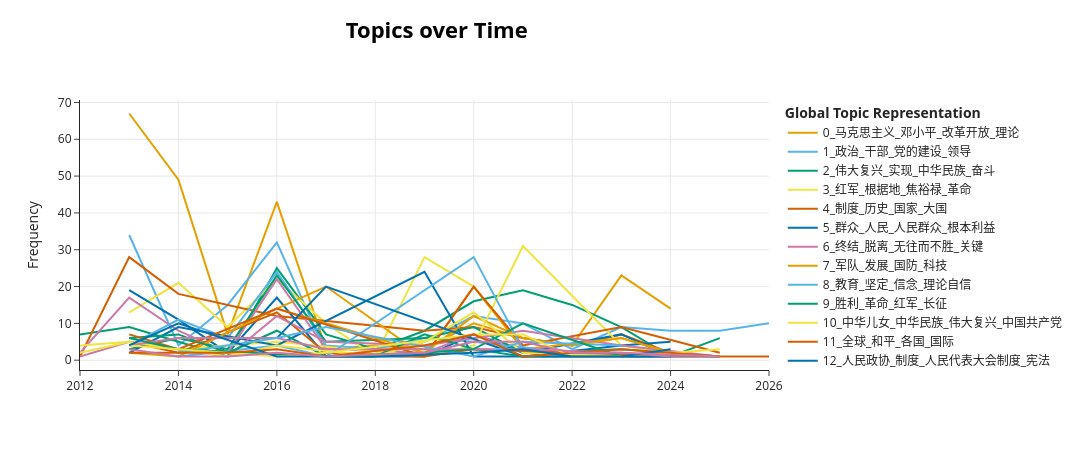

The code cell stored with this chart in its notebook:
### Code cell
topics_over_time=topic_model.topics_over_time(docs,timestamps,global_tuning=False, evolution_tuning=False) # global_tuning=False, evolution_tuning=False
topic_model.visualize_topics_over_time(topics_over_time)

### Figure 1 — Plotly figure (JSON) as saved in the notebook; plotly's stock layout.template omitted (floating-point values rounded to 4 significant figures)
{"data": [{"hoverinfo": "text", "hovertext": ["<b>Topic 0</b><br>Words: 历史, 改革开放, 时期, 毛泽东, 毛泽东思想", "<b>Topic 0</b><br>Words: 邓小平, 实事求是, 问题, 改革开放, 发展", "<b>Topic 0</b><br>Words: 策略, 实事求是, 转折, 解放思想, 节录", "<b>Topic 0</b><br>Words: 马克思主义, 真理, 之上, 理论, 当代", "<b>Topic 0</b><br>Words: 永无止境, 特别, 迟疑, 含糊, 头脑", "<b>Topic 0</b><br>Words: 了解, 马克思主义, 传播, 研究, 当代", "<b>Topic 0</b><br>Words: 瑞金, 中华苏维埃共和国, 民主专政, 恩格斯, 基础", "<b>Topic 0</b><br>Words: 决策, 一九七八年, 大变局, 三十年, 十一届三中全会", "<b>Topic 0</b><br>Words: 马克思主义, 相结合, 中国化, 基本原理, 马克思列宁主义", "<b>Topic 0</b><br>Words: 矛盾, 马克思列宁主义, 第二个, 运动, 出路", "<b>Topic 0</b><br>Words: 马克思主义, 毛泽东, 中国化, 实践, 时代化", "<b>Topic 0</b><br>Words: 自我革命, 邓小平理论, 毛泽东思想, 理论, 实践"], "marker": {"color": "#E69F00"}, "mode": "lines", "name": "0_马克思主义_邓小平_改革开放_理论", "x": [2013, 2014, 2015, 2016, 2017, 2018, 2019, 2020, 2021, 2022, 2023, 2024], "y": [67, 49, 7, 43, 3, 4, 3, 10, 6, 4, 23, 14], "type": "scatter"}, {"hoverinfo": "text", "hovertext": ["<b>Topic 1</b><br>Words: 务必, 两个, 作风, 管党, 实事求是", "<b>Topic 1</b><br>Words: 正确对待, 党的领导, 严于律己, 改正, 过分", "<b>Topic 1</b><br>Words: 党员, 干部, 看齐, 以民为, 经常", "<b>Topic 1</b><br>Words: 党内, 政治, 干部, 做到, 意识", "<b>Topic 1</b><br>Words: 全军, 意识, 大力加强, 听从, 坚决贯彻", "<b>Topic 1</b><br>Words: 摆在首位, 统领, 旗帜鲜明, 成效, 十九", "<b>Topic 1</b><br>Words: 委员, 政协, 顽疾, 守纪律, 公私", "<b>Topic 1</b><br>Words: 越来越, 经常, 违法, 自然, 看看", "<b>Topic 1</b><br>Words: 政治, 执政, 集中统一, 权威, 党中央", "<b>Topic 1</b><br>Words: 主席, 新华社, 群众组织, 出版, 直面", "<b>Topic 1</b><br>Words: 党的建设, 腐败, 担当, 干事, 惩治腐败", "<b>Topic 1</b><br>Words: 自我革命, 把握, 实践, 能力, 统一", "<b>Topic 1</b><br>Words: 政绩, 考核, 接见, 重要讲话, 规划", "<b>Topic 1</b><br>Words: 政绩观, 整改, 问题, 认认真真, 扎扎实实"], "marker": {"color": "#56B4E9"}, "mode": "lines", "name": "1_政治_干部_党的建设_领导", "x": [2013, 2014, 2015, 2016, 2017, 2018, 2019, 2020, 2021, 2022, 2023, 2024, 2025, 2026], "y": [34, 4, 15, 32, 2, 1, 5, 12, 10, 3, 9, 8, 8, 10], "type": "scatter"}, {"hoverinfo": "text", "hovertext": ["<b>Topic 2</b><br>Words: 梦想, 伟大复兴, 中华民族, 实现, 一代", "<b>Topic 2</b><br>Words: 梦想, 实现, 伟大复兴, 辉煌, 中华民族", "<b>Topic 2</b><br>Words: 一步步, 风范, 激励, 崇高, 一天天", "<b>Topic 2</b><br>Words: 老区, 珍惜, 光荣传统, 继承, 不懈", "<b>Topic 2</b><br>Words: 长征, 实现, 伟大复兴, 优秀, 成就", "<b>Topic 2</b><br>Words: 不懈, 人民军队, 实现, 起点, 一流", "<b>Topic 2</b><br>Words: 靠着, 楷模, 才能救, 政治觉悟, 千千万万", "<b>Topic 2</b><br>Words: 美好, 各族人民, 不忘, 巩固, 无限", "<b>Topic 2</b><br>Words: 伟大复兴, 中华民族, 实现, 特色社会主义道路, 阶段", "<b>Topic 2</b><br>Words: 伟大复兴, 中华民族, 实现, 不负, 从那时起", "<b>Topic 2</b><br>Words: 实现, 伟大复兴, 伟大梦想, 伟大工程, 攻克", "<b>Topic 2</b><br>Words: 强国, 复兴, 统一, 民心所向, 中国式", "<b>Topic 2</b><br>Words: 路径, 完全, 祖国, 统一, 正确", "<b>Topic 2</b><br>Words: 团结奋斗, 伟业, 必由之路, 国之能, 年轻人"], "marker": {"color": "#009E73"}, "mode": "lines", "name": "2_伟大复兴_实现_中华民族_奋斗", "x": [2012, 2013, 2014, 2015, 2016, 2017, 2018, 2019, 2020, 2021, 2022, 2023, 2024, 2025], "y": [7, 9, 5, 1, 25, 7, 3, 8, 16, 19, 15, 9, 1, 6], "type": "scatter"}, {"hoverinfo": "text", "hovertext": ["<b>Topic 3</b><br>Words: 龚全珍, 西柏坡, 甘祖昌, 革命圣地, 很深", "<b>Topic 3</b><br>Words: 焦裕禄, 红四军, 一直, 泡桐树, 电影", "<b>Topic 3</b><br>Words: 常常, 延安, 遵义会议, 抗日, 根据地", "<b>Topic 3</b><br>Words: 红军, 根据地, 途中, 长征, 宁夏", "<b>Topic 3</b><br>Words: 最后, 老一辈, 黄继光, 军粮, 二十七日", "<b>Topic 3</b><br>Words: 冻死, 军需, 处长, 问问, 穿着", "<b>Topic 3</b><br>Words: 苏区, 陕甘, 红军, 根据地, 烈士", "<b>Topic 3</b><br>Words: 毛主席, 医生, 湖南, 抗日, 夏明翰", "<b>Topic 3</b><br>Words: 意义, 挟兵, 自重, 公然, 武昌"], "marker": {"color": "#F0E442"}, "mode": "lines", "name": "3_红军_根据地_焦裕禄_革命", "x": [2013, 2014, 2015, 2016, 2017, 2018, 2019, 2020, 2021], "y": [13, 21, 9, 22, 10, 1, 28, 20, 3], "type": "scatter"}, {"hoverinfo": "text", "hovertext": ["<b>Topic 4</b><br>Words: 给人以, 展览, 宣示, 昨天, 回顾", "<b>Topic 4</b><br>Words: 历史, 大国, 包含, 东方, 落后", "<b>Topic 4</b><br>Words: 政治, 奠基, 古田会议, 民族, 起到", "<b>Topic 4</b><br>Words: 出新, 蓬勃生机, 历史, 成功, 摆脱", "<b>Topic 4</b><br>Words: 人民政协, 七十年, 一系列, 以下, 几个", "<b>Topic 4</b><br>Words: 国民经济, 五年计划, 工业体系, 失去, 规划", "<b>Topic 4</b><br>Words: 辛亥革命, 中华民族, 社会变革, 实现, 帝国主义", "<b>Topic 4</b><br>Words: 百年, 缠身, 这么久, 疾病, 大党会", "<b>Topic 4</b><br>Words: 经验, 国防力量, 主权, 制度, 建设", "<b>Topic 4</b><br>Words: 两种制度, 现状, 长远利益, 充分考虑, 着眼于", "<b>Topic 4</b><br>Words: 专项规划, 四中全会, 十五, 编制, 二十", "<b>Topic 4</b><br>Words: 关乎, 执政为民, 立党为公, 政绩观, 问题"], "marker": {"color": "#D55E00"}, "mode": "lines", "name": "4_制度_历史_国家_大国", "x": [2012, 2013, 2014, 2016, 2019, 2020, 2021, 2022, 2023, 2024, 2025, 2026], "y": [1, 28, 18, 12, 8, 9, 6, 4, 7, 2, 1, 1], "type": "scatter"}, {"hoverinfo": "text", "hovertext": ["<b>Topic 5</b><br>Words: 人民, 坚持群众路线, 群众, 根本利益, 得到", "<b>Topic 5</b><br>Words: 群众, 邓小平, 来办, 从不, 东西", "<b>Topic 5</b><br>Words: 周身, 俗话说, 不顺, 一脉, 党同", "<b>Topic 5</b><br>Words: 青年, 人民, 是因为, 人民群众, 群众", "<b>Topic 5</b><br>Words: 放在心上, 人民, , , ", "<b>Topic 5</b><br>Words: 被装, 暖和, 显现出, 无形, 觉悟", "<b>Topic 5</b><br>Words: 来之不易, 红色政权, 特色, , ", "<b>Topic 5</b><br>Words: 历史潮流, 官僚主义, 形式主义, 群众, 依靠人民", "<b>Topic 5</b><br>Words: 走得通, 人民, 急难, 适应, 站稳", "<b>Topic 5</b><br>Words: 人民, 群众, 源泉, 人民群众, 党自", "<b>Topic 5</b><br>Words: 周围, 政治文明, 显著, 紧密, 团结奋斗", "<b>Topic 5</b><br>Words: 投入, 全身心, 精力, 心思, 无愧于"], "marker": {"color": "#0072B2"}, "mode": "lines", "name": "5_群众_人民_人民群众_根本利益", "x": [2013, 2014, 2015, 2016, 2017, 2018, 2019, 2020, 2021, 2023, 2024, 2025], "y": [19, 11, 2, 17, 1, 1, 1, 7, 2, 7, 1, 1], "type": "scatter"}, {"hoverinfo": "text", "hovertext": ["<b>Topic 6</b><br>Words: 道路, 民族, 国家, 特色, ", "<b>Topic 6</b><br>Words: 高明, 其史, 感觉, 失者, 政之所", "<b>Topic 6</b><br>Words: 魂魄, 刚强, 鬼雄, 自省, 无穷的", "<b>Topic 6</b><br>Words: 鲜克有终, 道理, , , ", "<b>Topic 6</b><br>Words: 终结, 一事无成, 夺赤, 不正, 九江", "<b>Topic 6</b><br>Words: 民力, 无敌于天下, 所聚, 所归, 忘危", "<b>Topic 6</b><br>Words: 来时, 多远, 走得, 感触, 会址", "<b>Topic 6</b><br>Words: 方能, 惰者, 往事, 近邻, 众善", "<b>Topic 6</b><br>Words: 易得, 兴替, 难守, 以史为鉴, 关键", "<b>Topic 6</b><br>Words: 行百里者半九十, , , , ", "<b>Topic 6</b><br>Words: 会议, 经济, , , "], "marker": {"color": "#CC79A7"}, "mode": "lines", "name": "6_终结_脱离_无往而不胜_关键", "x": [2012, 2013, 2014, 2015, 2016, 2017, 2019, 2020, 2021, 2022, 2025], "y": [2, 17, 8, 2, 22, 3, 2, 7, 3, 1, 1], "type": "scatter"}, {"hoverinfo": "text", "hovertext": ["<b>Topic 7</b><br>Words: 经济, 发展, 国防, 军队, 建设", "<b>Topic 7</b><br>Words: 军队, 军事, 国防, 强军, 治军", "<b>Topic 7</b><br>Words: 人民武装警察部队, 要永葆, 中国人民解放军, 本色, 国家主权", "<b>Topic 7</b><br>Words: 产业, 创新, 治理, 城市, 科技", "<b>Topic 7</b><br>Words: 强军, 文明, 新形态, 军队, 物质文明", "<b>Topic 7</b><br>Words: 科技, 体制, 生产资料, 主体, 市场", "<b>Topic 7</b><br>Words: 十二大, 法规, 文化遗产, 保护, 机制"], "marker": {"color": "#E69F00"}, "mode": "lines", "name": "7_军队_发展_国防_科技", "x": [2016, 2017, 2019, 2020, 2021, 2023, 2024], "y": [14, 20, 1, 20, 3, 6, 2], "type": "scatter"}, {"hoverinfo": "text", "hovertext": ["<b>Topic 8</b><br>Words: 来源于, 道路自信, 制度自信, 理论自信, 发扬光大", "<b>Topic 8</b><br>Words: 榜样, 焦裕禄, 学习, 思想品德, 远大理想", "<b>Topic 8</b><br>Words: 教育, 党性, 讲讲, 模范, 内容", "<b>Topic 8</b><br>Words: 坚定, 信念, 教育, 文化自信, 理想", "<b>Topic 8</b><br>Words: 崇高理想, 信念, 崇高, 人民军队, 奋不顾身", "<b>Topic 8</b><br>Words: 雷锋, 雷锋精神, 学生, 逻辑, 所惑", "<b>Topic 8</b><br>Words: 坚定, 道路自信, 文化自信, 理论自信, 制度自信", "<b>Topic 8</b><br>Words: 教育, 深入开展, 延安精神, 中国史, 引导", "<b>Topic 8</b><br>Words: 自信, 改旗易帜, 老路, 邪路, 兴邦", "<b>Topic 8</b><br>Words: 笃信, 立身, 指出, 共产党人, 理想信念"], "marker": {"color": "#56B4E9"}, "mode": "lines", "name": "8_教育_坚定_信念_理论自信", "x": [2013, 2014, 2015, 2016, 2017, 2018, 2019, 2020, 2022, 2025], "y": [4, 11, 6, 24, 4, 3, 6, 5, 2, 1], "type": "scatter"}, {"hoverinfo": "text", "hovertext": ["<b>Topic 9</b><br>Words: 创造性地, 一支, 一系列, 大多数, 同盟军", "<b>Topic 9</b><br>Words: 地方, 先后, 战略, 建党, 人民军队", "<b>Topic 9</b><br>Words: 延安, 干群关系, 演讲, 张思德, 生与死", "<b>Topic 9</b><br>Words: 胜利, 长征, 红军, 中国共产党, 有人", "<b>Topic 9</b><br>Words: 无法, 时期, 解放战争, 战争, 调整", "<b>Topic 9</b><br>Words: 中共中央, 重生, 逃避, 退缩, 糖衣炮弹", "<b>Topic 9</b><br>Words: 胜利, 生死考验, 民族解放, 人民战争, 斗争", "<b>Topic 9</b><br>Words: 挽救, 红军, 分歧, 整风运动, 地位", "<b>Topic 9</b><br>Words: 人民军队, 系统, 八项注意, 敌军, 三大纪律", "<b>Topic 9</b><br>Words: 史观, 抗战, 二战, 正确, 众志成城"], "marker": {"color": "#009E73"}, "mode": "lines", "name": "9_胜利_革命_红军_长征", "x": [2013, 2014, 2015, 2016, 2017, 2019, 2020, 2021, 2023, 2025], "y": [3, 6, 3, 23, 5, 6, 9, 2, 3, 1], "type": "scatter"}, {"hoverinfo": "text", "hovertext": ["<b>Topic 10</b><br>Words: 中华儿女, 长风破浪, 人间正道, 承前启后, 可谓", "<b>Topic 10</b><br>Words: 多难兴邦, 殷忧启圣, 业已, 奔腾, 有志气", "<b>Topic 10</b><br>Words: 中华儿女, 心愿, 千百万, 一大批, 夙愿", "<b>Topic 10</b><br>Words: 理想, 奋斗, 打拼, 双方, 保持", "<b>Topic 10</b><br>Words: 喜悦, 衷心祝福, 祖国, 自豪, 感到", "<b>Topic 10</b><br>Words: 纽带, 伟大复兴, 彼岸, 近百年来, 同心同德", "<b>Topic 10</b><br>Words: 伟大复兴, 中华民族, 中华儿女, 孙中山, 伟大成就", "<b>Topic 10</b><br>Words: 共襄盛举, 未竟事业, 和衷共济, 庄严, 责任", "<b>Topic 10</b><br>Words: 老一辈, 未竟, 心愿, 历史潮流, 夙愿", "<b>Topic 10</b><br>Words: 自立自强, 不畏强暴, 民族, 伟大, 中华民族"], "marker": {"color": "#F0E442"}, "mode": "lines", "name": "10_中华儿女_中华民族_伟大复兴_中国共产党", "x": [2012, 2013, 2014, 2016, 2019, 2020, 2021, 2023, 2024, 2025], "y": [4, 5, 3, 5, 1, 4, 31, 4, 2, 1], "type": "scatter"}, {"hoverinfo": "text", "hovertext": ["<b>Topic 11</b><br>Words: 多样性, 和平, 各国, 发展道路, 经济", "<b>Topic 11</b><br>Words: 谦逊, 平易近人, 随和, 第三世界, 共事", "<b>Topic 11</b><br>Words: 各国, 国际, 全球, 和平, 合作", "<b>Topic 11</b><br>Words: 国际, 贡献力量, 积极, 义务, 军队", "<b>Topic 11</b><br>Words: 共建, 互利, 发展道路, 共同体, 各国", "<b>Topic 11</b><br>Words: 辐射, 更好, 合作, 全球, 供给", "<b>Topic 11</b><br>Words: 和平, 共赢, 人类, 贡献者, 全人类", "<b>Topic 11</b><br>Words: 全球, 倡议, 开放, 共建, 国际", "<b>Topic 11</b><br>Words: 一边, 对话, 人类, 对抗, 和平"], "marker": {"color": "#D55E00"}, "mode": "lines", "name": "11_全球_和平_各国_国际", "x": [2013, 2014, 2016, 2017, 2019, 2020, 2021, 2023, 2025], "y": [5, 2, 13, 2, 1, 20, 4, 9, 2], "type": "scatter"}, {"hoverinfo": "text", "hovertext": ["<b>Topic 12</b><br>Words: 裁决, 评判者, 处理, 最终, 主张", "<b>Topic 12</b><br>Words: 人民代表大会制度, 人民代表大会, 全国人民代表大会, 六十年, 实行", "<b>Topic 12</b><br>Words: 宪法, 法律, 政党, 一贯主张, 超越", "<b>Topic 12</b><br>Words: 人民政协, 中国人民政治协商会议, 协商, 民主, 多党合作", "<b>Topic 12</b><br>Words: 周围, 各党派, 各阶层, 万众一心, 紧密团结", "<b>Topic 12</b><br>Words: 显著标志, 区别, 自我革命, 勇于, 政党", "<b>Topic 12</b><br>Words: 主人, 加上, 事务, 二字, 管理", "<b>Topic 12</b><br>Words: 人大, 全国人民代表大会, 会议, 制度, 年前"], "marker": {"color": "#0072B2"}, "mode": "lines", "name": "12_人民政协_制度_人民代表大会制度_宪法", "x": [2013, 2014, 2016, 2019, 2020, 2021, 2023, 2024], "y": [2, 9, 4, 24, 1, 1, 4, 5], "type": "scatter"}, {"hoverinfo": "text", "hovertext": ["<b>Topic 13</b><br>Words: 之重, 之大, 罕见, 苦难, 付出", "<b>Topic 13</b><br>Words: 一天, 革命志士, 中国新民主主义革命, 责任重大, 神圣", "<b>Topic 13</b><br>Words: 有限, 精神财富, 亲民, 定格, 爱民", "<b>Topic 13</b><br>Words: 老区, 牺牲, 贡献, 领导, 革命", "<b>Topic 13</b><br>Words: 英雄, 壮举, 十五年, 中华民族, 民族", "<b>Topic 13</b><br>Words: 九十年, 老区, 功勋, 牺牲, 人民军队", "<b>Topic 13</b><br>Words: 英雄, 虚无主义, 学生, 崇尚, 引导", "<b>Topic 13</b><br>Words: 洪流, 挺立, 排山倒海, 天安门, 复兴路", "<b>Topic 13</b><br>Words: 辛亥革命, 孙中山, 先驱, 彪炳千秋, 名垂青史", "<b>Topic 13</b><br>Words: 后人, 生涯, 光耀, 献给, 永志", "<b>Topic 13</b><br>Words: 贺信, 肝胆相照, 海报, 为公, 致力"], "marker": {"color": "#CC79A7"}, "mode": "lines", "name": "13_英雄_中华民族_历史_民族", "x": [2012, 2013, 2014, 2015, 2016, 2017, 2019, 2020, 2021, 2023, 2025], "y": [1, 5, 3, 1, 12, 5, 4, 6, 8, 4, 1], "type": "scatter"}, {"hoverinfo": "text", "hovertext": ["<b>Topic 14</b><br>Words: 危险, 考验, 更好, 弊端, 消极", "<b>Topic 14</b><br>Words: 有利于, 是非得失, 综合国力, 判断, 标准", "<b>Topic 14</b><br>Words: 布局, 五位一体, 全局, 协调, 总体布局", "<b>Topic 14</b><br>Words: 人民政协, 奋斗目标, 重点, 紧紧围绕, 补短", "<b>Topic 14</b><br>Words: 危害, 风险, 挑战, 生态环境, 敢为人先", "<b>Topic 14</b><br>Words: 战略, 挑战, 历史性, 总体布局, 五位一体", "<b>Topic 14</b><br>Words: 伟大斗争, 斗争, 自觉, 矛盾, 阻力", "<b>Topic 14</b><br>Words: 持续, 一系列, 发力, 发展, 历史性", "<b>Topic 14</b><br>Words: 一部分, 相符合, 一手, 制度, 稳定"], "marker": {"color": "#E69F00"}, "mode": "lines", "name": "14_发展_风险_挑战_战略", "x": [2013, 2014, 2016, 2019, 2020, 2021, 2022, 2023, 2024], "y": [2, 1, 14, 2, 12, 6, 4, 6, 2], "type": "scatter"}, {"hoverinfo": "text", "hovertext": ["<b>Topic 15</b><br>Words: 要饭, 荒漠化, 苦日子, 绿洲, 世代", "<b>Topic 15</b><br>Words: 夺取, 建成, 小康社会, 现阶段, 新进展", "<b>Topic 15</b><br>Words: 生机, 立于不败之地, 获得, 活力, 进步", "<b>Topic 15</b><br>Words: 深圳, 经济特区, 现代化, 开放, 改革", "<b>Topic 15</b><br>Words: 第二个百年, 奋斗目标, 意气风发, 建成, 迈进", "<b>Topic 15</b><br>Words: 短期, 伴随, 第二个百年, 全过程, 长期"], "marker": {"color": "#56B4E9"}, "mode": "lines", "name": "15_建成_现代化_深圳_经济特区", "x": [2014, 2016, 2017, 2020, 2021, 2022], "y": [1, 4, 1, 28, 3, 1], "type": "scatter"}, {"hoverinfo": "text", "hovertext": ["<b>Topic 16</b><br>Words: 沂蒙, 来到, 可歌可泣, 重温, 西柏坡", "<b>Topic 16</b><br>Words: 古田会议, 老区, 出发, 五老, 以利于", "<b>Topic 16</b><br>Words: 发掘, 相关, 抗联, 能量, 七十", "<b>Topic 16</b><br>Words: 红色, 回想, 基因, 光荣传统, 革命先烈", "<b>Topic 16</b><br>Words: 值得, 鲜血, 辉煌, 人民军队, 历史", "<b>Topic 16</b><br>Words: 多向, 热爱祖国, 传下去, 热爱人民, 一代代", "<b>Topic 16</b><br>Words: 考察, 先辈, 革命老区, 革命烈士, 革命先烈", "<b>Topic 16</b><br>Words: 传统, 光荣, 依旧, 感人肺腑, 动人", "<b>Topic 16</b><br>Words: 赓续, 发扬光大, 血脉, 光荣传统, 继承", "<b>Topic 16</b><br>Words: 纪念, 推向, 开创, 前进, 事业", "<b>Topic 16</b><br>Words: 常青, 之树, 正道, 老祖宗, 守正"], "marker": {"color": "#009E73"}, "mode": "lines", "name": "16_红色_沂蒙_光荣_革命", "x": [2013, 2014, 2015, 2016, 2017, 2018, 2019, 2020, 2021, 2023, 2024], "y": [6, 7, 2, 8, 1, 1, 7, 3, 1, 1, 1], "type": "scatter"}, {"hoverinfo": "text", "hovertext": ["<b>Topic 17</b><br>Words: 全党同志, 牢记, 挨打, 回首, 审视", "<b>Topic 17</b><br>Words: 国史, 知史, 党史, 一次, 爱党", "<b>Topic 17</b><br>Words: 优良作风, 研究, 发扬, 根据地, 更好", "<b>Topic 17</b><br>Words: 引导, 心扉, 浸入, 宝贵财富, 新风", "<b>Topic 17</b><br>Words: 重视, 政治觉悟, 历来, 党员, 提高", "<b>Topic 17</b><br>Words: 看得远, 红色资源, 永葆, 初心, 中国史", "<b>Topic 17</b><br>Words: 使命, 广大党员, 干部, 初心, 教育引导", "<b>Topic 17</b><br>Words: 动员大会, 党史, 学习, 教育, ", "<b>Topic 17</b><br>Words: 劲头, 开动脑筋, 勤于思考, 真知灼见, 真理", "<b>Topic 17</b><br>Words: 纪念活动, 激发, 典礼, 省察, 认真总结"], "marker": {"color": "#F0E442"}, "mode": "lines", "name": "17_广大党员_干部_使命_党史", "x": [2012, 2013, 2015, 2016, 2018, 2019, 2020, 2021, 2023, 2025], "y": [2, 5, 1, 4, 1, 5, 13, 2, 1, 3], "type": "scatter"}, {"hoverinfo": "text", "hovertext": ["<b>Topic 18</b><br>Words: 道路, 建设, 拓展, 特色社会主义道路, 这条", "<b>Topic 18</b><br>Words: 决不能, 丢失, 想着, 伟大旗帜, 建设", "<b>Topic 18</b><br>Words: 特色社会主义道路, 必由之路, 正确, 理论体系, 永不", "<b>Topic 18</b><br>Words: 贯彻执行, 满足, 方略, 党的基本, 向往", "<b>Topic 18</b><br>Words: 特色社会主义道路, 理解, 扎根, 完全正确, 安宁", "<b>Topic 18</b><br>Words: 特色社会主义道路, 阻碍, 特色, 大踏步, 赶上", "<b>Topic 18</b><br>Words: 踔厉奋发, 勇毅, 三个代表, 发展观, 团结奋斗"], "marker": {"color": "#D55E00"}, "mode": "lines", "name": "18_特色社会主义道路_特色_理论体系_必由之路", "x": [2013, 2014, 2016, 2019, 2020, 2022, 2025], "y": [7, 3, 14, 1, 3, 2, 1], "type": "scatter"}, {"hoverinfo": "text", "hovertext": ["<b>Topic 19</b><br>Words: 军队, 新形势下, 新一代, 品德, 军事", "<b>Topic 19</b><br>Words: 人民军队, 打仗, 强军, 重塑, 军事", "<b>Topic 19</b><br>Words: 颠扑不破, 血与火, 得出, 指挥, 真理", "<b>Topic 19</b><br>Words: 专业化, 干净, 干部队伍, 高素质, 忠诚", "<b>Topic 19</b><br>Words: 教训, 汲取, 历史, , "], "marker": {"color": "#0072B2"}, "mode": "lines", "name": "19_人民军队_强军_军事_打仗", "x": [2016, 2017, 2021, 2023, 2024], "y": [6, 20, 1, 1, 1], "type": "scatter"}, {"hoverinfo": "text", "hovertext": ["<b>Topic 20</b><br>Words: 发展利益, 意志, 强加于, 伸张正义, 安全", "<b>Topic 20</b><br>Words: 恩怨, 个人, 国权, 待人处事, 国格", "<b>Topic 20</b><br>Words: 武力, 炫耀, 一律平等, 大小, 主观臆断", "<b>Topic 20</b><br>Words: 领土, 手段, 主权, 捍卫, 多种多样", "<b>Topic 20</b><br>Words: 抹杀, 和平, 肆意, 打着, 霸凌", "<b>Topic 20</b><br>Words: 低估, 领土完整, 决心, 捍卫, 国家主权", "<b>Topic 20</b><br>Words: 足够, 基本准则, 是非曲直, 国际, 防止", "<b>Topic 20</b><br>Words: 台湾, 用非, 放弃, 解决, 图谋"], "marker": {"color": "#CC79A7"}, "mode": "lines", "name": "20_意志_主权_武力_霸权主义", "x": [2013, 2014, 2016, 2017, 2020, 2021, 2023, 2024], "y": [4, 6, 6, 3, 3, 3, 2, 1], "type": "scatter"}, {"hoverinfo": "text", "hovertext": ["<b>Topic 21</b><br>Words: 经济特区, 改革开放, 深圳, 出口, 广东"], "marker": {"color": "#E69F00"}, "mode": "lines", "name": "21_经济特区_改革开放_深圳_出口", "x": [2020], "y": [28], "type": "scatter"}, {"hoverinfo": "text", "hovertext": ["<b>Topic 22</b><br>Words: 由弱到强, 由小到大, 儿子, 写道, 走向胜利", "<b>Topic 22</b><br>Words: 道路, 胜利, 靠山, 翻身, 军强", "<b>Topic 22</b><br>Words: 走向胜利, 人民军队, 胜利, 力量, 伟大", "<b>Topic 22</b><br>Words: 城市, 人民, , , ", "<b>Topic 22</b><br>Words: 江山, 打江山, 国安, 军强, 敢于胜利", "<b>Topic 22</b><br>Words: 战无不胜, 缔造, 人民, 毛泽东, 当家作主"], "marker": {"color": "#56B4E9"}, "mode": "lines", "name": "22_走向胜利_力量_胜利_人民军队", "x": [2014, 2016, 2017, 2020, 2021, 2023], "y": [2, 6, 9, 1, 5, 4], "type": "scatter"}, {"hoverinfo": "text", "hovertext": ["<b>Topic 23</b><br>Words: 营养, 革命领袖, 历史, 十二, 几天", "<b>Topic 23</b><br>Words: 世界性, 邓小平, 贡献, 吸取, 营养", "<b>Topic 23</b><br>Words: 不胜, 纪律性, 革命, 历史, ", "<b>Topic 23</b><br>Words: 伟大, 中国共产党, 人民, , ", "<b>Topic 23</b><br>Words: 奇迹, 发展史, 明年, 人民, 中国共产党", "<b>Topic 23</b><br>Words: 伟大光荣, 光荣, 中国共产党, 多万, 英雄", "<b>Topic 23</b><br>Words: 动力, 人民, 历史, , "], "marker": {"color": "#009E73"}, "mode": "lines", "name": "23_营养_伟大光荣_历史_中国共产党", "x": [2013, 2014, 2017, 2019, 2020, 2021, 2023], "y": [6, 3, 1, 2, 3, 10, 1], "type": "scatter"}, {"hoverinfo": "text", "hovertext": ["<b>Topic 24</b><br>Words: 陷入, 鸦片战争, 病疠, 坚船利炮, 丧权辱国", "<b>Topic 24</b><br>Words: 依然, 之中, 半封建社会, 横行, 政治势力", "<b>Topic 24</b><br>Words: 生灵涂炭, 逐渐, 山河破碎, 封建统治, 西方", "<b>Topic 24</b><br>Words: 侵略扩张, 深渊, 饥寒交迫, 民不聊生, 珍爱", "<b>Topic 24</b><br>Words: 侵略, 军国主义, 日本, 掠夺, 腐朽", "<b>Topic 24</b><br>Words: 称王称霸, 劫难, 血液, 蒙难, 蒙辱", "<b>Topic 24</b><br>Words: 频仍, 民不聊生, 战乱, 山河破碎, 境地", "<b>Topic 24</b><br>Words: 文明, 出生, 蒙难, 蒙辱, 劫难"], "marker": {"color": "#F0E442"}, "mode": "lines", "name": "24_侵略_半封建社会_鸦片战争_苦难", "x": [2013, 2014, 2016, 2017, 2020, 2021, 2022, 2023], "y": [4, 3, 1, 2, 7, 7, 1, 1], "type": "scatter"}, {"hoverinfo": "text", "hovertext": ["<b>Topic 25</b><br>Words: 中华人民共和国, 缔造者, 伟大领袖, 一百二十, 立国", "<b>Topic 25</b><br>Words: 轻视, 开国元勋, 中华人民共和国, 解放事业, 卓越", "<b>Topic 25</b><br>Words: 巨大贡献, 决战, 镌刻, 丰碑, 抗美援朝战争", "<b>Topic 25</b><br>Words: 八十周年, 纪念, 五周年, 九十, 中国工农红军", "<b>Topic 25</b><br>Words: 九十, 建军, 中国人民解放军, , ", "<b>Topic 25</b><br>Words: 中华人民共和国, 七十, 七十年, 庄严宣告, 隆重集会", "<b>Topic 25</b><br>Words: 抗日战争, 伟大胜利, 胜利, 人民, 并肩战斗", "<b>Topic 25</b><br>Words: 热烈祝贺, 节日, 共产党员, 党中央, ", "<b>Topic 25</b><br>Words: 中华人民共和国, 欢聚一堂, 招待会, 缔造者, 伟大领袖", "<b>Topic 25</b><br>Words: 世界反法西斯战争, 人民日报, 纪念, 抗日战争, 胜利"], "marker": {"color": "#D55E00"}, "mode": "lines", "name": "25_中华人民共和国_纪念_抗日战争_隆重集会", "x": [2013, 2014, 2015, 2016, 2017, 2019, 2020, 2021, 2023, 2025], "y": [2, 2, 2, 3, 1, 4, 7, 1, 3, 1], "type": "scatter"}, {"hoverinfo": "text", "hovertext": ["<b>Topic 26</b><br>Words: 马克思列宁主义, 套用, 一度, 俄国, 原理", "<b>Topic 26</b><br>Words: 邓小平, 文化大革命, 整顿, 一九七五年, 大刀阔斧", "<b>Topic 26</b><br>Words: 五四运动, 一九二, 一年, 内忧外患, 深重", "<b>Topic 26</b><br>Words: 二百, 一百七十, 马克思, 今年, 诞生", "<b>Topic 26</b><br>Words: 血路, 给些, 杀出, 明确指出, 特区", "<b>Topic 26</b><br>Words: 应运而生, 觉醒, 马克思列宁主义, 紧密结合, 工人运动", "<b>Topic 26</b><br>Words: 剧烈运动, 应运而生, 一年, 激烈, 一九二", "<b>Topic 26</b><br>Words: 座谈会, 纪念, 毛泽东, , ", "<b>Topic 26</b><br>Words: 东西, 每年, 邓小平, 原来, 一天"], "marker": {"color": "#0072B2"}, "mode": "lines", "name": "26_马克思列宁主义_工人运动_座谈会_邓小平", "x": [2013, 2014, 2016, 2018, 2020, 2021, 2022, 2023, 2024], "y": [4, 10, 1, 1, 2, 3, 1, 1, 3], "type": "scatter"}, {"hoverinfo": "text", "hovertext": ["<b>Topic 27</b><br>Words: 信心, 应该, 人民解放战争, 实际上, 之势", "<b>Topic 27</b><br>Words: 当家作主, 工农, 亿万, 唤起, 千百万", "<b>Topic 27</b><br>Words: 举起, 极端, 壮歌, 九一八事变, 东北", "<b>Topic 27</b><br>Words: 贡献, 承诺, 早就, 打败, 庄严", "<b>Topic 27</b><br>Words: 封建主义, 官僚资本主义, 不屈不挠, 三座大山, 推翻", "<b>Topic 27</b><br>Words: 渣滓洞, 关押, 折磨, 红岩, 白公馆", "<b>Topic 27</b><br>Words: 七十五年, 战胜, 企图, 打败, 绝不", "<b>Topic 27</b><br>Words: 庄严宣告, 推翻, 英勇, 武装, 顽强", "<b>Topic 27</b><br>Words: 专制政治, 压在, 头上, 包围, 官僚资本主义", "<b>Topic 27</b><br>Words: 新民主主义革命, 工业化, 近代化, 梦寐以求, 中流砥柱", "<b>Topic 27</b><br>Words: 正义, 生死较量, 邪恶, 同仇敌忾, 生存"], "marker": {"color": "#CC79A7"}, "mode": "lines", "name": "27_推翻_人民_帝国主义_封建主义", "x": [2013, 2014, 2015, 2016, 2017, 2019, 2020, 2021, 2022, 2023, 2025], "y": [3, 1, 1, 2, 1, 2, 5, 5, 2, 2, 1], "type": "scatter"}], "layout": {"xaxis": {"showgrid": true}, "yaxis": {"showgrid": true, "title": {"text": "Frequency"}}, "title": {"font": {"size": 22, "color": "Black"}, "text": "<b>Topics over Time</b>", "y": 0.95, "x": 0.4, "xanchor": "center", "yanchor": "top"}, "hoverlabel": {"font": {"size": 16, "family": "Rockwell"}, "bgcolor": "white"}, "width": 1250, "height": 450, "legend": {"title": {"text": "<b>Global Topic Representation"}}}}
